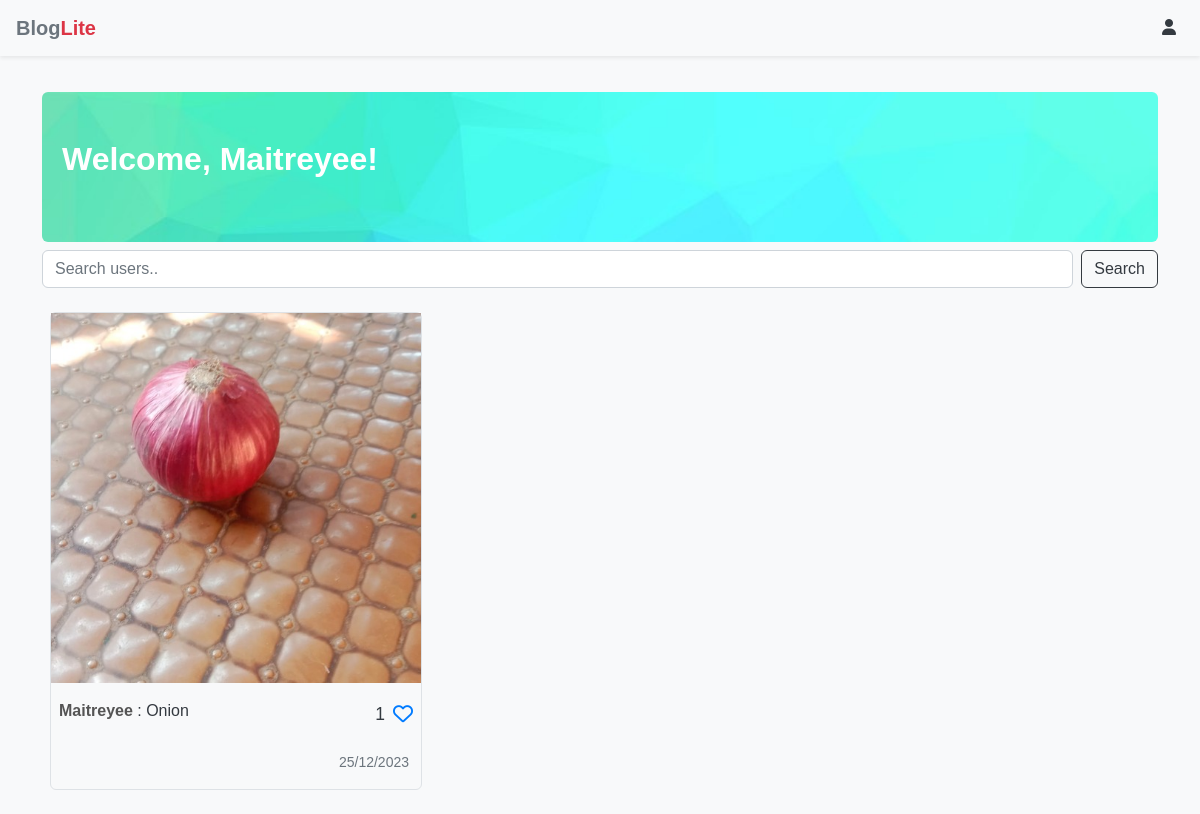
The page /home (signed in) on the database as committed earlier.
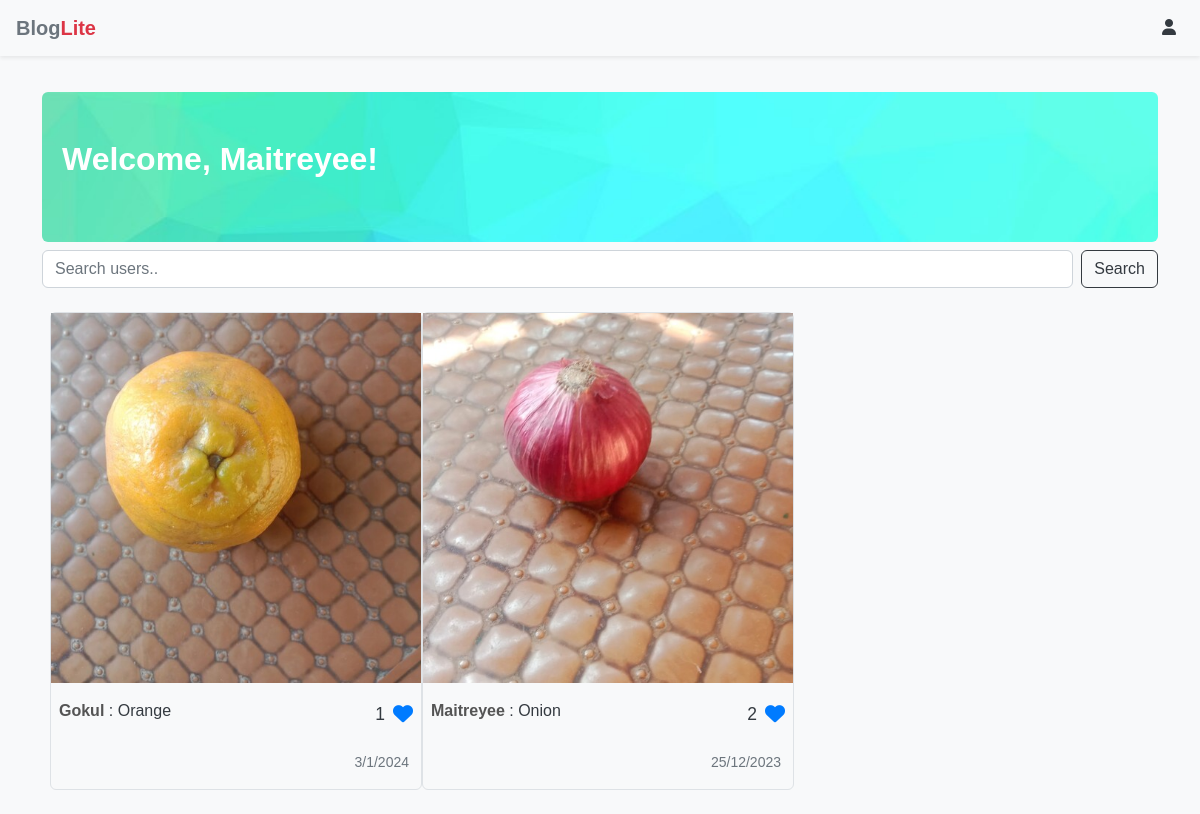
The same page on the database as committed later.
### application/models.py (models this page shows)
class User(db.Model,UserMixin):
    __tablename__ = 'User'
    id = db.Column(db.Integer, autoincrement = True, primary_key = True)
    Username = db.Column(db.String, unique = True, nullable = False)
    Password = db.Column(db.String, nullable = False)
    email = db.Column(db.String, unique = True)
    About = db.Column(db.String)
    Blogs = db.relationship('Blogs',backref = 'user')
    Followers = db.relationship(
        'User',
        secondary = follows,
        primaryjoin = id==follows.c.followed_id,
        secondaryjoin= follows.c.follower_id==id,
        backref = 'Following'
    )
    likes = db.relationship('Blogs',secondary = likes,back_populates = 'liked_by')

class Blogs(db.Model):
    __tablename__ = 'Blogs'
    id = db.Column(db.Integer, autoincrement = True, primary_key = True)
    Title = db.Column(db.String, nullable = False)
    Caption = db.Column(db.String)
    ImageURL = db.Column(db.String, nullable = False)
    TimeStamp = db.Column(db.DateTime, nullable = False)
    user_id = db.Column(db.Integer, db.ForeignKey('User.id'),nullable = False)
    liked_by = db.relationship('User',secondary = likes,back_populates = 'likes')
    comments = db.relationship('Comments')

### application/controllers.py (the view)
@app.route("/home",methods = ["GET"])
@login_required
def home():
    form = SearchForm()
    following = [current_user.id]
    for ur in current_user.Following:
        following.append(ur.id)
    posts = Blogs.query.filter(Blogs.user_id.in_(following)).all()
    posts.sort(reverse = True, key = time)
    users = User.query.all()
    return render_template("home.html",posts = posts,users= users, form = form)

### application/forms.py
class SearchForm(FlaskForm):
    search = StringField(validators=[InputRequired()],render_kw={'placeholder':'Search users..'})
    submit = SubmitField("Search")

### application/controllers.py (called while the page is built)
def time(p):
    return p.TimeStamp

@login_manager.user_loader
def load_user(user_id):
    return User.query.get(int(user_id))

@app.after_request
def after_request(response):
    header = response.headers
    header['Access-Control-Allow-Origin'] = '*'
    return response

### templates/home.html (shortened to what this page needs)
<!DOCTYPE html>
<html lang="en">
<head>
    <link href="static/css/custom.css" rel="stylesheet">
</head>
<body>
    <nav class="navbar shadow-sm ps-3 pe-4 sticky-top bg-light">
        <a href="/home" class="navbar-brand">
            <span class="fw-bold text-muted">Blog</span><span class="fw-bold text-danger">Lite</span>
        </a>
        <ul class="navbar-nav">
            <li class="nav-item">
                <a href="/profile" class="nav-link">
                    <i class="fas fa-user"></i>
                </a>
            </li>
        </ul>
    </nav>
    <div class="container pt-3">
        <div class="container-fluid mt-auto py-5 rounded" style="background-image: url('/static/assets/bloglite_background_1.jpg'); background-repeat: no-repeat;background-size: cover;">
            <h2 class="text-white fw-bold ps-2">Welcome, {{current_user.Username}}!</p>
        </div>
        <form class="d-flex mt-2" method="GET" action="/search">
            {{form.search(class="form-control me-2")}}
            {{form.submit(class="btn btn-outline-dark")}}
        </form>
        {% if posts|length>0 %}
        <div class="container-fluid my-4 ms-2">
            <div class="row p-0 ">
                {% for post in posts %}
                <div class='col-lg-4 col-md-6 p-0 border rounded'>
                    <div class="container-fluid" style="padding-top:100%; width: 100%; background-image: url('/static/images/{{post.ImageURL}}'); background-repeat: no-repeat;background-size: cover; background-position: center center;" onclick="location.href='/blog/{{post.id}}';"></div>
                    <div class="row mt-2 p-2">
                        <div class="col-10">
                            <a href="/user/{{post.user_id}}" class="link-dark fw-bold pb-0 pt-2 m-0" style="text-decoration: none;">{{post.user.Username}}</a> : {{ post.Title }}
                        </div>
                        <div class="col d-flex justify-content-end fs-5">
                            <p class="small me-2" style="margin-top: 2px;">
                                {{post.liked_by|length}}
                            </p>
                            {% if current_user not in post.liked_by %}
                            <a href="/post/like/{{post.id}}?redirect=/home" class="link-dark">
                                <i class="far fa-heart"></i>
                            </a>
                            {% else %}
                            <a href="/post/unlike/{{post.id}}?redirect=/home" class="link-dark">
                                <i class="fas fa-heart"></i>
                            </a>
                            {% endif %}
                        </div>
                    </div>
                    <div class="container-fluid mt-auto" style="size: 3px;">
                        <p class="text-muted text-end small">{{post.TimeStamp.day}}/{{post.TimeStamp.month}}/{{post.TimeStamp.year}}</p>
                    </div>
                </div>
                {% endfor %}
            </div>
        </div>
        {% else %}
        <div class="my-4">
            There are no posts here. Discover new users using the search bar to see their posts!
        </div>
        {% endif %}
    </div>
</body>
</html>

### templates/home.html (style rules this page uses)
body { font-family: 'Arial', sans-serif; background-color: #f8f9fa; color: #343a40; }
.navbar { background-color: #ffffff; }
.navbar-brand { color: #343a40; }
.nav-link { color: #343a40; }
.container { margin-top: 20px; }
.btn-outline-dark { color: #343a40; border-color: #343a40; }
.rounded { border-radius: 10px; }
.link-dark { color: #343a40; }
.fa-heart { color: #007bff; }
.text-muted { color: #6c757d; }
.text-white { color: #ffffff; }
.bg-light { background-color: #f8f9fa; }

Rows that differ between the two databases and show on the page:
added Blogs: ImageURL (picture), user.Username "Gokul", Title "Orange", liked_by|length "1", TimeStamp.day "3", TimeStamp.month "1", TimeStamp.year "2024"
computed for Blogs "Onion": liked_by|length "1" → "2"
